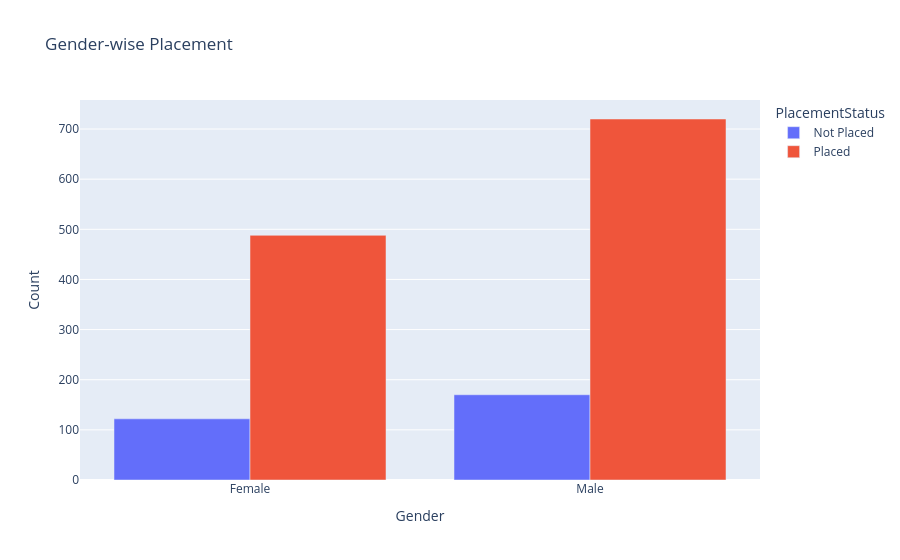

Notebook code cell kept with this figure:
### Code cell
gender_placement=df.groupby(['Gender',"PlacementStatus"]).size().reset_index()
gender_placement.columns=["Gender","PlacementStatus","Count"]
gender_placement
px.bar(gender_placement,x="Gender",y="Count",color="PlacementStatus",barmode='group',
title="Gender-wise Placement", color_continuous_scale="Blue")

### Figure 1 — Plotly figure (JSON) as saved in the notebook; plotly's stock layout.template omitted (floating-point values rounded to 4 significant figures)
{"data": [{"alignmentgroup": "True", "hovertemplate": "PlacementStatus=Not Placed<br>Gender=%{x}<br>Count=%{y}<extra></extra>", "legendgroup": "Not Placed", "marker": {"color": "#636efa", "pattern": {"shape": ""}}, "name": "Not Placed", "offsetgroup": "Not Placed", "orientation": "v", "showlegend": true, "textposition": "auto", "type": "bar", "x": ["Female", "Male"], "xaxis": "x", "y": [122, 170], "yaxis": "y"}, {"alignmentgroup": "True", "hovertemplate": "PlacementStatus=Placed<br>Gender=%{x}<br>Count=%{y}<extra></extra>", "legendgroup": "Placed", "marker": {"color": "#EF553B", "pattern": {"shape": ""}}, "name": "Placed", "offsetgroup": "Placed", "orientation": "v", "showlegend": true, "textposition": "auto", "type": "bar", "x": ["Female", "Male"], "xaxis": "x", "y": [488, 720], "yaxis": "y"}], "layout": {"barmode": "group", "legend": {"title": {"text": "PlacementStatus"}, "tracegroupgap": 0}, "title": {"text": "Gender-wise Placement"}, "xaxis": {"anchor": "y", "domain": [0, 1], "title": {"text": "Gender"}}, "yaxis": {"anchor": "x", "domain": [0, 1], "title": {"text": "Count"}}}}
